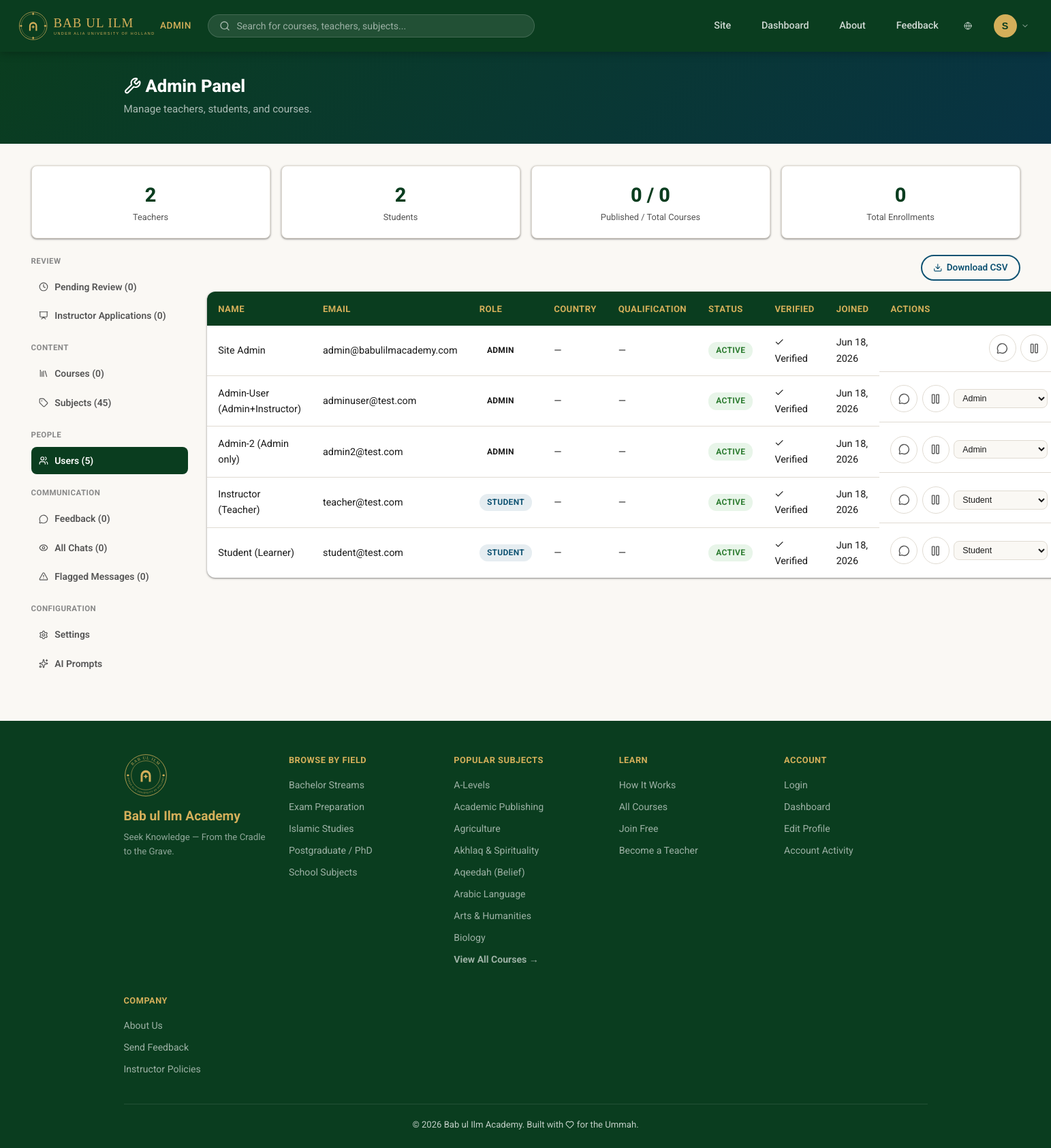
/admin.php (signed in), run on the app's committed database.
### tables this page shows
CREATE TABLE IF NOT EXISTS users (
    id           INT UNSIGNED AUTO_INCREMENT PRIMARY KEY,
    name         VARCHAR(100) NOT NULL,
    email        VARCHAR(150) NOT NULL UNIQUE,
    password     VARCHAR(255) NOT NULL,
    role         ENUM('student','teacher','parent','institution','admin','customer_service') DEFAULT 'student',
     
     
     
     
     
     
     
    teacher_status ENUM('none','pending','approved','rejected') NOT NULL DEFAULT 'none',  
    instructor_policies_agreed_at DATETIME NULL,  
    gender       ENUM('male','female','unspecified') DEFAULT 'unspecified',
    date_of_birth DATE NULL,
    education_level VARCHAR(50) NULL,        
    preferred_language VARCHAR(50) NULL,     
    ui_locale    ENUM('en','ur','fa','ar') NOT NULL DEFAULT 'en',  
    organization_name VARCHAR(200) NULL,     
    phone        VARCHAR(30),
    phone_verified TINYINT(1) DEFAULT 0,
    country      VARCHAR(100),
    bio          TEXT,
    qualification TEXT,               
    headline     VARCHAR(150) NULL,   
    avatar       VARCHAR(300),
    is_approved  TINYINT(1) DEFAULT 1,   
    is_verified  TINYINT(1) DEFAULT 0,
    verification_token   VARCHAR(64) NULL,
    verification_expires  DATETIME NULL,
    created_at   TIMESTAMP DEFAULT CURRENT_TIMESTAMP,
    INDEX idx_email (email),
    INDEX idx_role (role)
);

CREATE TABLE IF NOT EXISTS fields_of_study (
    id   INT UNSIGNED AUTO_INCREMENT PRIMARY KEY,
    name VARCHAR(100) NOT NULL,
    icon VARCHAR(30)
);

CREATE TABLE IF NOT EXISTS subjects (
    id                INT UNSIGNED AUTO_INCREMENT PRIMARY KEY,
    field_of_study_id INT UNSIGNED NULL,
    name              VARCHAR(100) NOT NULL,
    icon              VARCHAR(30),
    FOREIGN KEY (field_of_study_id) REFERENCES fields_of_study(id) ON DELETE SET NULL
);

### admin.php (the view, shortened to what the rows shown need)
<?php
require_once __DIR__ . '/db.php';
$user = auth();
$isMainAdmin = (int) $user['id'] === (int) $pdo->query("SELECT MIN(id) FROM users WHERE role = 'admin'")->fetchColumn();
$tab = $_GET['tab'] ?? 'users';
$users = $pdo->query("SELECT * FROM users ORDER BY created_at DESC")->fetchAll();
$courses = $pdo->query(
    "SELECT c.*, COALESCE(u.display_name, u.name) AS teacher_name, u.name AS teacher_legal_name, u.email AS teacher_email, s.name AS subject_name,
            (SELECT COUNT(*) FROM enrollments e WHERE e.course_id = c.id) AS student_count,
            (SELECT COUNT(*) FROM lessons l WHERE l.course_id = c.id) AS lesson_count
     FROM courses c JOIN users u ON u.id = c.teacher_id LEFT JOIN subjects s ON s.id = c.subject_id
     ORDER BY c.created_at DESC"
)->fetchAll();
$pendingCourses = array_values(array_filter($courses, fn($c) => $c['moderation_status'] === 'pending'));
$fieldsOfStudy = $pdo->query('SELECT * FROM fields_of_study ORDER BY name')->fetchAll();
?>
<!DOCTYPE html>
<html lang="<?= currentLocale() ?>" dir="<?= isRtl(currentLocale()) ? 'rtl' : 'ltr' ?>">
<head>
<link rel="stylesheet" href="style.css">
</head>
<body>
<nav class="navbar">
    <form class="nav-search" action="courses.php" method="get">
        <i data-lucide="search" class="lucide-icon"></i>
        <input type="text" name="q" placeholder="<?= e(t('nav_search_placeholder')) ?>">
    </form>
    <div class="nav-links">
        <a href="index.php">Site</a>
        <a href="dashboard.php">Dashboard</a>
        <a href="about.php"><?= t('nav_about') ?></a>
        <a href="feedback.php"><?= t('nav_feedback') ?></a>
        <div class="nav-account">
            <button class="nav-account-trigger" type="button" onclick="toggleAccountMenu(event)" aria-label="<?= e(t('nav_language')) ?>">
            </button>
        </div>
        <div class="nav-account">
            <button class="nav-account-trigger" type="button" onclick="toggleAccountMenu(event)" aria-label="Account menu">
                <?= renderAvatar($user) ?>
                <i data-lucide="chevron-down" class="lucide-icon"></i>
            </button>
        </div>
    </div>
</nav>
<section class="course-hero-band">
    <div class="course-hero-inner">
        <h1 class="course-hero-title" style="font-size:1.6rem;margin-bottom:.3rem"><i data-lucide="wrench" class="lucide-icon"></i> Admin Panel</h1>
    </div>
</section>
<div class="dashboard-wrap" style="max-width:1500px">
    <div class="course-wizard-layout">
    <div style="min-width:0">
    <?php if ($tab === 'pending'): ?>
        <?php if (!$pendingCourses): ?>
            <div class="empty-state"><div class="icon"><i data-lucide="check-circle-2" class="lucide-icon"></i></div><h3>No courses awaiting review</h3></div>
        <?php else: ?>
        <div class="grid-2">
            <?php foreach ($pendingCourses as $c): ?>
            <div class="card"><div class="card-body">
                <h3 style="font-size:1.05rem;margin-bottom:.3rem"><a href="course.php?id=<?= (int) $c['id'] ?>" target="_blank"><?= e($c['title']) ?></a></h3>
                <p style="font-size:.85rem;color:var(--text-mid);margin-bottom:.6rem">By <?= e($c['teacher_name']) ?> · <?= e($c['subject_name'] ?? 'No subject') ?></p>
                <div style="display:flex;gap:.5rem;margin-bottom:1rem;flex-wrap:wrap">
                    <span class="badge badge-<?= e($c['level']) ?>"><?= e(ucfirst($c['level'])) ?></span>
                    <span class="badge <?= $c['price'] == 0 ? 'badge-free' : 'badge-paid' ?>"><?= $c['price'] > 0 ? '$' . number_format((float) $c['price']) : 'Free' ?></span>
                    <span class="badge <?= (int) $c['lesson_count'] === 0 ? 'badge-paid' : 'badge-free' ?>"><i data-lucide="clipboard-list" class="lucide-icon"></i> <?= (int) $c['lesson_count'] ?> lesson<?= $c['lesson_count'] == 1 ? '' : 's' ?></span>
                </div>
                <?php if ((int) $c['lesson_count'] === 0): ?>
                <form method="post" style="margin-bottom:.6rem"><input type="hidden" name="_csrf" value="<?= e(csrf()) ?>"><button type="submit" name="remind_teacher" value="<?= (int) $c['id'] ?>" class="btn btn-outline btn-full btn-sm"><i data-lucide="mail" class="lucide-icon"></i> Remind Teacher to Add Lessons</button></form>
                <?php endif; ?>
                <div style="display:flex;gap:.5rem">
                    <form method="post" style="flex:1"><input type="hidden" name="_csrf" value="<?= e(csrf()) ?>"><button type="submit" name="approve_course" value="<?= (int) $c['id'] ?>" class="btn btn-green btn-full btn-sm"><i data-lucide="check-circle-2" class="lucide-icon"></i> Approve</button></form>
                    <form method="post" style="flex:1" onsubmit="return confirm('Reject this course? It will not be visible to students.')"><input type="hidden" name="_csrf" value="<?= e(csrf()) ?>"><button type="submit" name="reject_course" value="<?= (int) $c['id'] ?>" class="btn btn-outline btn-full btn-sm" style="color:#c00;border-color:#c00"><i data-lucide="x" class="lucide-icon"></i> Reject</button></form>
                    <a href="chat.php?with=<?= (int) $c['teacher_id'] ?>&course=<?= (int) $c['id'] ?>" class="icon-btn" data-tip="Message teacher" aria-label="Message teacher"><i data-lucide="message-circle" class="lucide-icon"></i></a>
                </div>
            </div></div>
            <?php endforeach; ?>
        </div>
        <?php endif; ?>
    <?php else: ?>
        <table class="table">
            <thead><tr><th>Name</th><th>Email</th><th>Role</th><th>Country</th><th>Qualification</th><th>Status</th><th>Verified</th><th>Joined</th><th>Actions</th></tr></thead>
            <tbody>
                <?php foreach ($users as $u): ?>
                <tr>
                    <td><?= e($u['name']) ?></td>
                    <td><?= e($u['email']) ?></td>
                    <td><span class="badge badge-<?= e($u['role']) ?>"><?= e(roleLabel($u['role'])) ?></span></td>
                    <td><?= e($u['country'] ?: '—') ?></td>
                    <td style="max-width:220px"><?= e($u['qualification'] ?: '—') ?></td>
                    <td><span class="badge <?= $u['is_approved'] ? 'badge-free' : 'badge-paid' ?>"><?= $u['is_approved'] ? 'Active' : 'Suspended' ?></span></td>
                    <td><?= $u['is_verified'] ? '<i data-lucide="check" class="lucide-icon"></i> Verified' : '—' ?></td>
                    <td><?= date('M j, Y', strtotime($u['created_at'])) ?></td>
                    <td class="action-row">
                        <a href="chat.php?with=<?= (int) $u['id'] ?>" class="icon-btn" data-tip="Message" aria-label="Message"><i data-lucide="message-circle" class="lucide-icon"></i></a>
                        <?php if ($u['role'] !== 'admin' || $isMainAdmin): ?>
                        <form method="post" style="display:inline"><input type="hidden" name="_csrf" value="<?= e(csrf()) ?>"><button type="submit" name="toggle_approved" value="<?= (int) $u['id'] ?>" class="icon-btn <?= $u['is_approved'] ? 'icon-btn-danger' : '' ?>" data-tip="<?= $u['is_approved'] ? 'Suspend' : 'Reactivate' ?>" aria-label="<?= $u['is_approved'] ? 'Suspend' : 'Reactivate' ?>"><?= $u['is_approved'] ? '<i data-lucide="pause" class="lucide-icon"></i>' : '<i data-lucide="play" class="lucide-icon"></i>' ?></button></form>
                        <?php endif; ?>
                        <?php if ((int) $u['id'] !== (int) $user['id'] && ($u['role'] !== 'admin' || $isMainAdmin)): ?>
                        <form method="post" onsubmit="return confirm('Change <?= e($u['name']) ?>\'s role?')">
                            <select name="set_role" onchange="this.form.submit()" class="form-control" style="padding:.3rem .5rem;font-size:.78rem;width:auto;display:inline-block">
                                <option value="student" <?= $u['role']==='student'?'selected':'' ?>>Student</option>
                                <option value="admin" <?= $u['role']==='admin'?'selected':'' ?>>Admin</option>
                            </select>
                        </form>
                        <?php endif; ?>
                    </td>
                </tr>
                <?php endforeach; ?>
            </tbody>
        </table>
    <?php endif; ?>
    </div>
    </div>
</div>
<?= renderFooter($pdo) ?>
</body>
</html>

### db.php (shortened to what the rows shown need)
<?php
function e(string $s): string {
    return htmlspecialchars($s, ENT_QUOTES, 'UTF-8');
}
function currentLocale(): string {
    $requested = $_GET['lang'] ?? null;
    $user = $_SESSION['user'] ?? null;
    if ($user && !empty($user['ui_locale']) && in_array($user['ui_locale'], SUPPORTED_LOCALES, true)) {
        return $user['ui_locale'];
    }
    return 'en';
}
function isRtl(string $locale): bool {
    return in_array($locale, ['ur', 'fa', 'ar'], true);
}
function t(string $key, array $vars = []): string {
    static $cache = [];
    $locale = currentLocale();
    if (!isset($cache[$locale])) {
        $path = __DIR__ . '/lang/' . $locale . '.php';
        $cache[$locale] = is_file($path) ? require $path : [];
    }
    $str = $cache[$locale][$key] ?? $cache['en'][$key] ?? $key;
    return $str;
}
function auth(): ?array {
    $lastActivity = $_SESSION['last_activity'] ?? time();
    return $_SESSION['user'];
}
function roleLabel(string $role): string {
    $labels = ['customer_service' => 'Customer Service'];
    return $labels[$role] ?? ucfirst($role);
}
    ?>
    <?php
function properCaseName(string $name): string {
    return mb_convert_case(trim($name), MB_CASE_TITLE, 'UTF-8');
}
function displayNameOf(?array $user): string {
    $name = ($user['display_name'] ?? '') ?: ($user['name'] ?? '?');
    return $name === '?' ? $name : properCaseName($name);
}
function renderAvatar(?array $user, string $class = 'nav-avatar'): string {
    $name = displayNameOf($user);
    return '<span class="' . e($class) . '">' . e(mb_substr($name, 0, 1)) . '</span>';
}
    ?>
    <?php
function renderFooter(PDO $pdo): string {
    $fields = $pdo->query('SELECT * FROM fields_of_study ORDER BY name')->fetchAll();
    $popularSubjects = $pdo->query(
        "SELECT s.*, (SELECT COUNT(*) FROM enrollments e JOIN courses c ON c.id = e.course_id WHERE c.subject_id = s.id) AS enrollment_count
         FROM subjects s ORDER BY enrollment_count DESC, s.name ASC LIMIT 8"
    )->fetchAll();
    ?>
    <footer>
        <div class="footer-grid">
            <div>
                <ul class="footer-links">
                    <?php foreach ($fields as $f): ?>
                        <li><a href="courses.php?field=<?= (int) $f['id'] ?>"><?= e($f['name']) ?></a></li>
                    <?php endforeach; ?>
                </ul>
            </div>
            <div>
                <ul class="footer-links">
                    <?php foreach ($popularSubjects as $s): ?>
                        <li><a href="courses.php?subject=<?= (int) $s['id'] ?>"><?= e($s['name']) ?></a></li>
                    <?php endforeach; ?>
                </ul>
            </div>
        </div>
    </footer>
    <?php
    return ob_get_clean();
}
    ?>

### data on the page
users: q "Search for courses, teachers, subjects...", ui_locale "About", ui_locale "Feedback", mb_substr($name, 0, 1) "S", name "Site Admin", email "admin@babulilmacademy.com", role "ADMIN", country "—", qualification "—", is_approved "ACTIVE", is_verified 1 (drawn), created_at "Jun 18, 2026", $u['id'] 1 (drawn)
users: name "Admin-User (Admin+Instructor)", email "adminuser@test.com", role "ADMIN", country "—", qualification "—", is_approved "ACTIVE", is_verified 1 (drawn), created_at "Jun 18, 2026", $u['id'] 2 (drawn), set_role "Admin"
users: name "Admin-2 (Admin only)", email "admin2@test.com", role "ADMIN", country "—", qualification "—", is_approved "ACTIVE", is_verified 1 (drawn), created_at "Jun 18, 2026", $u['id'] 3 (drawn), set_role "Admin"
users: name "Instructor (Teacher)", email "teacher@test.com", role "STUDENT", country "—", qualification "—", is_approved "ACTIVE", is_verified 1 (drawn), created_at "Jun 18, 2026", $u['id'] 4 (drawn), set_role "Student"
users: name "Student (Learner)", email "student@test.com", role "STUDENT", country "—", qualification "—", is_approved "ACTIVE", is_verified 1 (drawn), created_at "Jun 18, 2026", $u['id'] 5 (drawn), set_role "Student"
fields_of_study: name "Bachelor Streams"
fields_of_study: name "Exam Preparation"
fields_of_study: name "Islamic Studies"
fields_of_study: name "Postgraduate / PhD"
fields_of_study: name "School Subjects"
subjects: name "A-Levels"
subjects: name "Academic Publishing"
subjects: name "Agriculture"
subjects: name "Akhlaq & Spirituality"
subjects: name "Aqeedah (Belief)"
subjects: name "Arabic Language"
subjects: name "Arts & Humanities"
subjects: name "Biology"

### other printed values
$stats['teachers'] "2"
$stats['students'] "2"
$stats['published_courses'] "0"
$stats['total_courses'] "0"
$stats['total_enrollments'] "0"
count($pendingCourses) "0"
count($pendingInstructors) "0"
count($courses) "0"
count($subjects) "45"
count($users) "5"
count($feedback) "0"
count($allConvos) "0"
count($flaggedMessages) "0"
SITE_NAME "Bab ul Ilm Academy"
